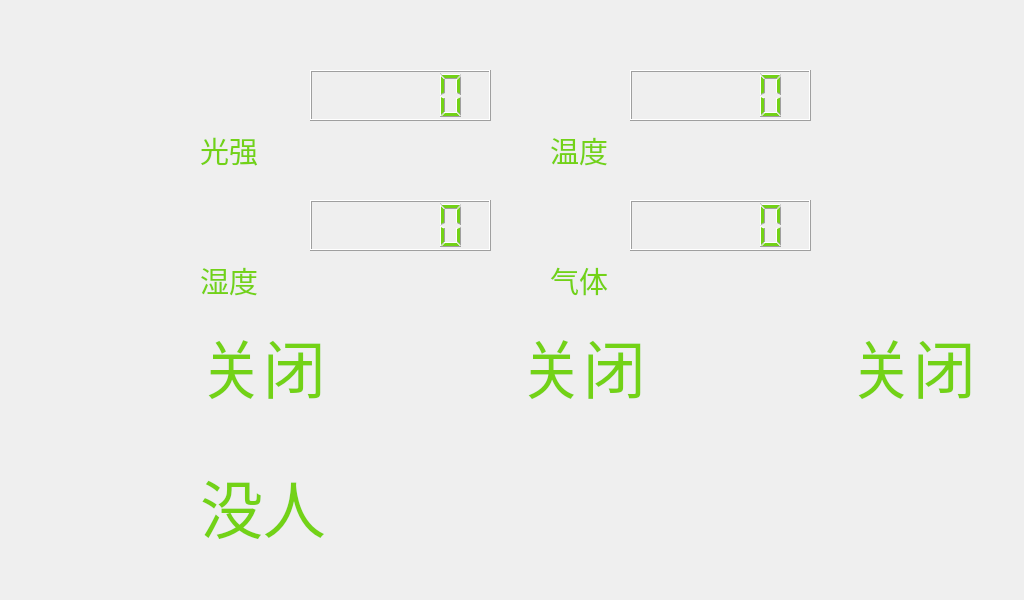
<?xml version="1.0" encoding="UTF-8"?>
<ui version="4.0">
 <class>EnvironmentalMonitor</class>
 <widget class="QWidget" name="EnvironmentalMonitor">
  <property name="geometry">
   <rect>
    <x>0</x>
    <y>0</y>
    <width>1024</width>
    <height>600</height>
   </rect>
  </property>
  <property name="windowTitle">
   <string>Form</string>
  </property>
  <widget class="QPushButton" name="home_pushButton">
   <property name="geometry">
    <rect>
     <x>20</x>
     <y>20</y>
     <width>100</width>
     <height>80</height>
    </rect>
   </property>
   <property name="styleSheet">
    <string notr="true">background-image: url(:/rec/img/home.png);</string>
   </property>
   <property name="text">
    <string/>
   </property>
   <property name="flat">
    <bool>true</bool>
   </property>
  </widget>
  <widget class="QLCDNumber" name="light_intensity_lcdNumber">
   <property name="geometry">
    <rect>
     <x>310</x>
     <y>70</y>
     <width>181</width>
     <height>51</height>
    </rect>
   </property>
   <property name="styleSheet">
    <string notr="true">color: rgb(115, 210, 22);</string>
   </property>
  </widget>
  <widget class="QLCDNumber" name="temperture_lcdNumber">
   <property name="geometry">
    <rect>
     <x>630</x>
     <y>70</y>
     <width>181</width>
     <height>51</height>
    </rect>
   </property>
   <property name="styleSheet">
    <string notr="true">color: rgb(115, 210, 22);</string>
   </property>
  </widget>
  <widget class="QLCDNumber" name="humidity_intensity_lcdNumber">
   <property name="geometry">
    <rect>
     <x>310</x>
     <y>200</y>
     <width>181</width>
     <height>51</height>
    </rect>
   </property>
   <property name="styleSheet">
    <string notr="true">color: rgb(115, 210, 22);</string>
   </property>
  </widget>
  <widget class="QLCDNumber" name="gas_intensity_lcdNumber">
   <property name="geometry">
    <rect>
     <x>630</x>
     <y>200</y>
     <width>181</width>
     <height>51</height>
    </rect>
   </property>
   <property name="styleSheet">
    <string notr="true">color: rgb(115, 210, 22);</string>
   </property>
  </widget>
  <widget class="QLabel" name="light_intensity_text_label">
   <property name="geometry">
    <rect>
     <x>200</x>
     <y>130</y>
     <width>70</width>
     <height>40</height>
    </rect>
   </property>
   <property name="font">
    <font>
     <pointsize>22</pointsize>
    </font>
   </property>
   <property name="styleSheet">
    <string notr="true">color: rgb(115, 210, 22);</string>
   </property>
   <property name="text">
    <string>光强</string>
   </property>
  </widget>
  <widget class="QLabel" name="light_intensity_icon_label">
   <property name="geometry">
    <rect>
     <x>190</x>
     <y>60</y>
     <width>90</width>
     <height>70</height>
    </rect>
   </property>
   <property name="styleSheet">
    <string notr="true">image: url(:/rec/img/light.png);</string>
   </property>
   <property name="text">
    <string/>
   </property>
  </widget>
  <widget class="QLabel" name="temperture_icon_label">
   <property name="geometry">
    <rect>
     <x>530</x>
     <y>60</y>
     <width>90</width>
     <height>70</height>
    </rect>
   </property>
   <property name="styleSheet">
    <string notr="true">image: url(:/rec/img/temperture.png);</string>
   </property>
   <property name="text">
    <string/>
   </property>
  </widget>
  <widget class="QLabel" name="temperture_text_label">
   <property name="geometry">
    <rect>
     <x>550</x>
     <y>130</y>
     <width>70</width>
     <height>40</height>
    </rect>
   </property>
   <property name="font">
    <font>
     <pointsize>22</pointsize>
    </font>
   </property>
   <property name="styleSheet">
    <string notr="true">color: rgb(115, 210, 22);</string>
   </property>
   <property name="text">
    <string>温度</string>
   </property>
  </widget>
  <widget class="QLabel" name="humidity_icon_label">
   <property name="geometry">
    <rect>
     <x>190</x>
     <y>190</y>
     <width>90</width>
     <height>70</height>
    </rect>
   </property>
   <property name="styleSheet">
    <string notr="true">image: url(:/rec/img/humidity.png);</string>
   </property>
   <property name="text">
    <string/>
   </property>
  </widget>
  <widget class="QLabel" name="humidity__text_label">
   <property name="geometry">
    <rect>
     <x>200</x>
     <y>260</y>
     <width>70</width>
     <height>40</height>
    </rect>
   </property>
   <property name="font">
    <font>
     <pointsize>22</pointsize>
    </font>
   </property>
   <property name="styleSheet">
    <string notr="true">color: rgb(115, 210, 22);</string>
   </property>
   <property name="text">
    <string>湿度</string>
   </property>
  </widget>
  <widget class="QLabel" name="gas_icon_label">
   <property name="geometry">
    <rect>
     <x>530</x>
     <y>190</y>
     <width>90</width>
     <height>70</height>
    </rect>
   </property>
   <property name="styleSheet">
    <string notr="true">image: url(:/rec/img/gas.png);</string>
   </property>
   <property name="text">
    <string/>
   </property>
  </widget>
  <widget class="QLabel" name="gas_text_label">
   <property name="geometry">
    <rect>
     <x>550</x>
     <y>260</y>
     <width>70</width>
     <height>40</height>
    </rect>
   </property>
   <property name="font">
    <font>
     <pointsize>22</pointsize>
    </font>
   </property>
   <property name="styleSheet">
    <string notr="true">color: rgb(115, 210, 22);</string>
   </property>
   <property name="text">
    <string>气体</string>
   </property>
  </widget>
  <widget class="QLabel" name="fan_icon_label">
   <property name="geometry">
    <rect>
     <x>30</x>
     <y>310</y>
     <width>120</width>
     <height>100</height>
    </rect>
   </property>
   <property name="styleSheet">
    <string notr="true"/>
   </property>
   <property name="text">
    <string/>
   </property>
  </widget>
  <widget class="QLabel" name="door_icon_label">
   <property name="geometry">
    <rect>
     <x>360</x>
     <y>310</y>
     <width>120</width>
     <height>100</height>
    </rect>
   </property>
   <property name="styleSheet">
    <string notr="true"/>
   </property>
   <property name="text">
    <string/>
   </property>
  </widget>
  <widget class="QLabel" name="fan_status_label">
   <property name="geometry">
    <rect>
     <x>200</x>
     <y>320</y>
     <width>131</width>
     <height>91</height>
    </rect>
   </property>
   <property name="font">
    <font>
     <pointsize>47</pointsize>
    </font>
   </property>
   <property name="styleSheet">
    <string notr="true">color: rgb(115, 210, 22);</string>
   </property>
   <property name="text">
    <string>关闭</string>
   </property>
  </widget>
  <widget class="QLabel" name="door_status_label">
   <property name="geometry">
    <rect>
     <x>520</x>
     <y>320</y>
     <width>131</width>
     <height>91</height>
    </rect>
   </property>
   <property name="font">
    <font>
     <pointsize>47</pointsize>
    </font>
   </property>
   <property name="styleSheet">
    <string notr="true">color: rgb(115, 210, 22);</string>
   </property>
   <property name="text">
    <string>关闭</string>
   </property>
  </widget>
  <widget class="QLabel" name="light_icon_label">
   <property name="geometry">
    <rect>
     <x>690</x>
     <y>310</y>
     <width>120</width>
     <height>100</height>
    </rect>
   </property>
   <property name="styleSheet">
    <string notr="true"/>
   </property>
   <property name="text">
    <string/>
   </property>
  </widget>
  <widget class="QLabel" name="light_status_label">
   <property name="geometry">
    <rect>
     <x>850</x>
     <y>320</y>
     <width>131</width>
     <height>91</height>
    </rect>
   </property>
   <property name="font">
    <font>
     <pointsize>47</pointsize>
    </font>
   </property>
   <property name="styleSheet">
    <string notr="true">color: rgb(115, 210, 22);</string>
   </property>
   <property name="text">
    <string>关闭</string>
   </property>
  </widget>
  <widget class="QLabel" name="body_icon_label">
   <property name="geometry">
    <rect>
     <x>30</x>
     <y>450</y>
     <width>120</width>
     <height>100</height>
    </rect>
   </property>
   <property name="styleSheet">
    <string notr="true"/>
   </property>
   <property name="text">
    <string/>
   </property>
  </widget>
  <widget class="QLabel" name="body_status_label">
   <property name="geometry">
    <rect>
     <x>200</x>
     <y>460</y>
     <width>131</width>
     <height>91</height>
    </rect>
   </property>
   <property name="font">
    <font>
     <pointsize>47</pointsize>
    </font>
   </property>
   <property name="styleSheet">
    <string notr="true">color: rgb(115, 210, 22);</string>
   </property>
   <property name="text">
    <string>没人</string>
   </property>
  </widget>
 </widget>
 <resources/>
 <connections/>
</ui>
